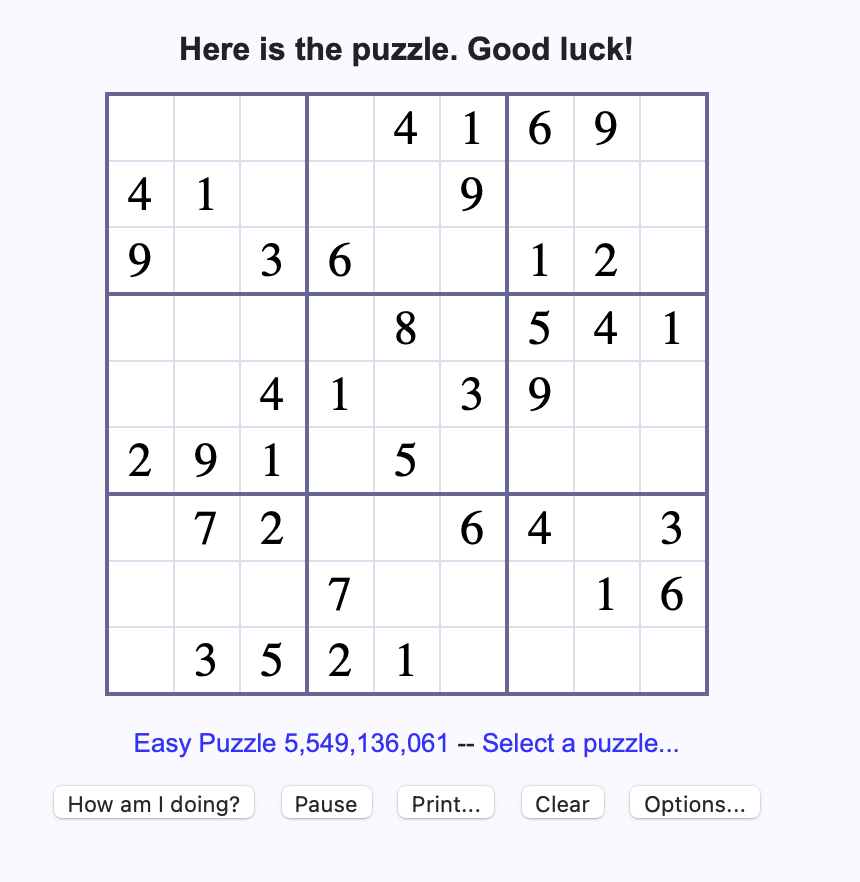
#> input picture webSudoku.png, 860 x 882 px
$ python textDetector.py
#> lines starting #> are read from the running program, lines starting #| are printed output that depends on the picture; after the words box and inside, x2 and y2 are one past the last pixel; in counts of white or black regions, pixels touching at a corner belong together
# Credit
# https://opencv-python-tutroals.readthedocs.io/en/latest/py_tutorials/py_imgproc/py_thresholding/py_thresholding.html
# https://aakashjhawar.medium.com/sudoku-solver-using-opencv-and-dl-part-1-490f08701179
# https://becominghuman.ai/sudoku-and-cell-extraction-sudokuai-opencv-38b603066066

import pytesseract
import cv2
# import sw
import operator
import numpy as np
import sys


# Display Image
def displayImg(img):
    cv2.imshow("sudoku", img)
    cv2.waitKey(0)


# Preprocessing
def preproc(img):
    img = cv2.GaussianBlur(img, (3, 3), 0)
    # first param is histogram which we don't need
    _, img = cv2.threshold(img, 0, 255,
                           cv2.THRESH_BINARY_INV+cv2.THRESH_OTSU)
    return img


def distance(p1, p2):
    a = p2[0]-p1[0]
    b = p2[1]-p1[1]
    return np.sqrt((a**2)+(b**2))


def warp(img, returnImg):
    # Find largest contour which would be the puzzle
    contours, h = cv2.findContours(
            img.copy(), cv2.RETR_EXTERNAL, cv2.CHAIN_APPROX_SIMPLE)
    contours = sorted(contours, key=cv2.contourArea, reverse=True)
    if len(contours) == 0:
        print("no countour found exiting...")
        sys.exit(1)
    polygon = contours[0]

    # key=operator.itemgetter(index) compares
    # the VALUE of the minimum NOT index
    # without itemgetter the index given by enum would be compared
    # Enum is only used to get the index to each var
    bRight, _ = max(enumerate([pt[0][0] + pt[0][1] for pt in polygon]),
                    key=operator.itemgetter(1))
    bLeft, _ = min(enumerate([pt[0][0] - pt[0][1] for pt in polygon]),
                   key=operator.itemgetter(1))
    tRight, _ = max(enumerate([pt[0][0] - pt[0][1] for pt in polygon]),
                    key=operator.itemgetter(1))
    tLeft, _ = min(enumerate([pt[0][0] + pt[0][1] for pt in polygon]),
                   key=operator.itemgetter(1))

    corners = [polygon[tLeft][0],
               polygon[tRight][0],
               polygon[bRight][0],
               polygon[bLeft][0]]

    src = np.array([corners[0],
                    corners[1],
                    corners[2],
                    corners[3]],
                   dtype='float32')

    side = max([distance(corners[0], corners[1]),
                distance(corners[1], corners[2]),
                distance(corners[2], corners[3]),
                distance(corners[3], corners[0])])

    dst = np.array([[0, 0],
                    [side - 1, 0],
                    [side - 1, side - 1],
                    [0, side - 1]],
                   dtype='float32')

    m = cv2.getPerspectiveTransform(src, dst)
    returnImg = cv2.warpPerspective(returnImg, m, (int(side), int(side)))
    return returnImg

def combine_images(img):
    # split the image into 81 squares
    hI, wI = img.shape
    hEdge = hI//9
    wEdge = wI//9

    # check CREDIT for info
    grid = []
    for i in range(hEdge, hI + 1, hEdge):
        for j in range(wEdge, wI + 1, wEdge):
            rows = img[i-hEdge:i]
            grid.append([rows[k][j - wEdge:j]
                        for k in range(len(rows))])

    finalG = []
    for i in range(0, len(grid) - 8, 9):
        finalG.append(grid[i:i+9])

    for i in range(9):
        for j in range(9):
            section = np.array(finalG[i][j])
            hSec, wSec = section.shape
            tolerance = min(hSec, wSec)//6
            section = section[tolerance:hSec-tolerance,
                              tolerance:wSec-tolerance]
            section = cv2.copyMakeBorder(section, tolerance, tolerance,
                    tolerance, tolerance, cv2.BORDER_CONSTANT, value=0)
            # Inverts and blurs image once again
            # Saves back to finalG
            section = preproc(section)
            finalG[i][j] = section
    return cv2.vconcat([cv2.hconcat(np.array(imgsH)) for imgsH in finalG])


def extractNums(img):

    matrix = np.zeros((9, 9))
    numInOrder = []

    cong = r'--psm 6 outputbase digits'
    boxes = pytesseract.image_to_boxes(img, config=cong)
    hI, wI = img.shape
    for box in boxes.splitlines():
        box = box.split(' ')
        numInOrder.append((int(box[1]), int(box[2])))
        x, y, w, h = int(box[1]), int(box[2]), int(box[3]), int(box[4])
        cv2.rectangle(img, (x, hI-y), (w, hI-h), (0, 0, 0), 1)
# [6 lines of commented-out code are left out]
    print(numInOrder)


# Import Image 0 means grayscale
# change image and see it fail with low res pictures!
img = cv2.imread('webSudoku.png', 0)
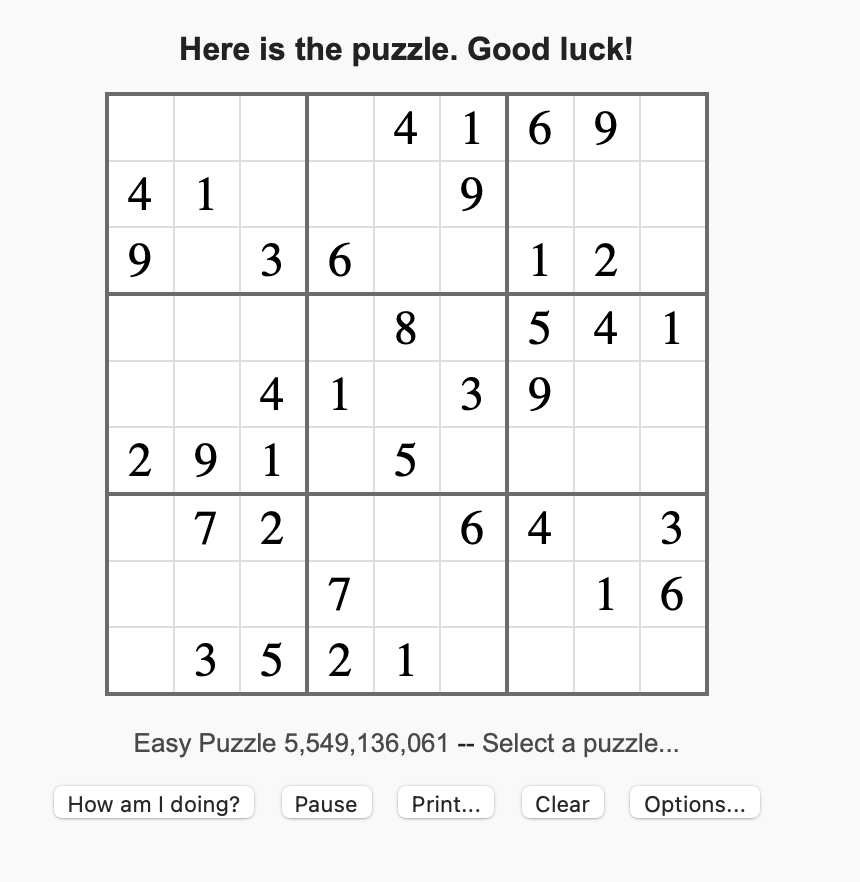
#> img: shape (882, 860); min 0, max 255, mean 242.1
# displayImg(img)

# manipulate image
img = preproc(img)
#> in preproc, `_, img = cv2.threshold(img, 0, 255, cv2.THRESH_BINARY_INV+cv2.THRESH_O..`:
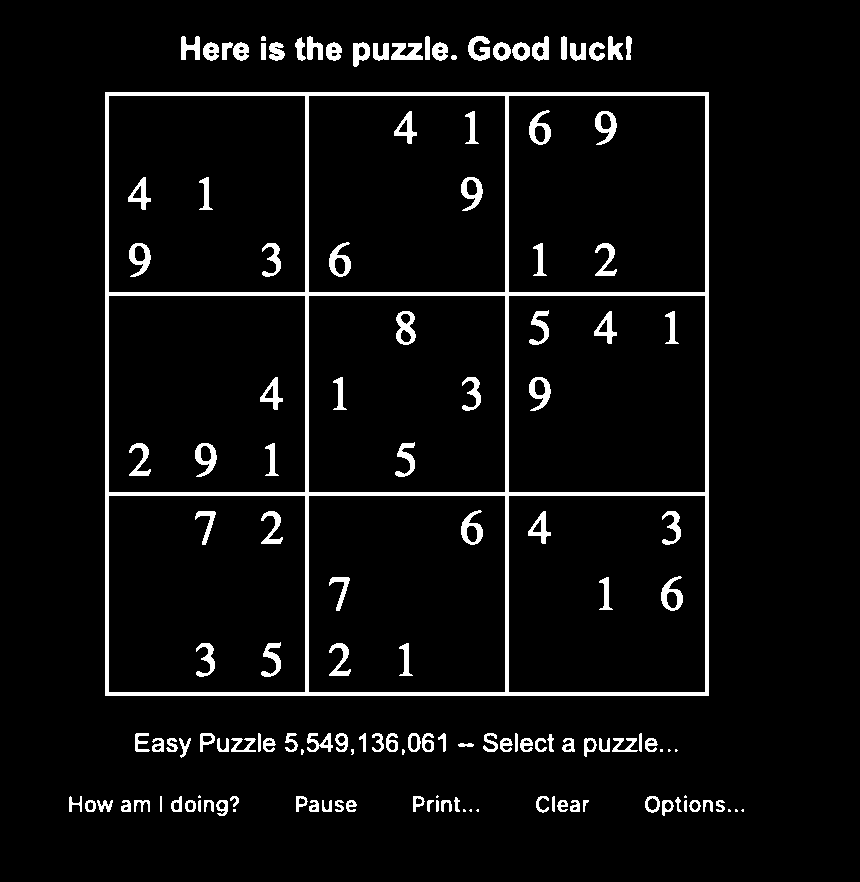
#> img: shape (882, 860); 5.3% white; 143 white regions (16 under 20 px)
# displayImg(img)

img = warp(img, img)
#> in warp, `contours, h = cv2.findContours( img.copy(), cv2.RETR_EXTERNAL, cv2.CHA..`: contours = 107 contours, 19 with area under 20; largest, box (x1, y1, x2, y2) and area: (105, 92, 709, 696) 363609, (391, 43, 423, 60) 314, (353, 42, 370, 67) 281, (532, 36, 549, 61) 274, (468, 36, 490, 61) 274; h = 107 rows, first 6: [1, -1, -1, -1], [2, 0, -1, -1], [3, 1, -1, -1], [4, 2, -1, -1], [5, 3, -1, -1], [6, 4, -1, -1]
#> in warp, `polygon = contours[0]`: polygon = [[105, 92], [105, 695], [708, 695], [708, 92]]
#> in warp, `bRight, _ = max(enumerate([pt[0][0] + pt[0][1] for pt in polygon]), ke..`: bRight = 2
#> in warp, `bLeft, _ = min(enumerate([pt[0][0] - pt[0][1] for pt in polygon]), key..`: bLeft = 1
#> in warp, `tRight, _ = max(enumerate([pt[0][0] - pt[0][1] for pt in polygon]), ke..`: tRight = 3
#> in warp, `tLeft, _ = min(enumerate([pt[0][0] + pt[0][1] for pt in polygon]), key..`: tLeft = 0
#> in warp, `corners = [polygon[tLeft][0], polygon[tRight][0], polygon[bRight][0], ..`: corners = [[105, 92], [708, 92], [708, 695], [105, 695]]
#> in distance, `a = p2[0]-p1[0]`: a = 603
#> in distance, `b = p2[1]-p1[1]`: b = 0
#> in warp, `side = max([distance(corners[0], corners[1]), distance(corners[1], cor..`: side = 603
#> in warp, `dst = np.array([[0, 0], [side - 1, 0], [side - 1, side - 1], [0, side ..`: dst = [[0, 0], [602, 0], [602, 602], [0, 602]]
#> in warp, `m = cv2.getPerspectiveTransform(src, dst)`: m = [[0.998, 2.81e-17, -104.8], [0, 0.998, -91.85], [-7.83e-20, 0, 1]]
#> in warp, `returnImg = cv2.warpPerspective(returnImg, m, (int(side), int(side)))`:
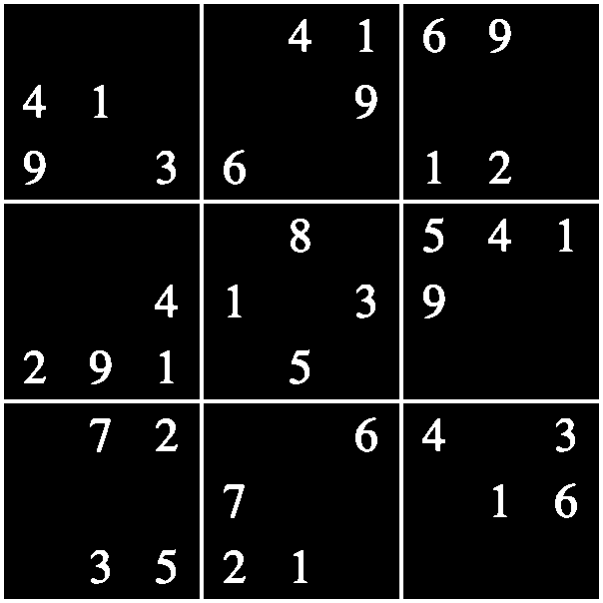
#> returnImg: shape (603, 603); min 0, max 255, mean 20.6
# displayImg(img)
img = combine_images(img)
#> after the loop in combine_images, `for i in range(hEdge, hI + 1, hEdge):`: grid = 81 items
#> the loop in combine_images, `for i in range(0, len(grid) - 8, 9):` made 9 passes
#> i on passes 2 to 9: 9, 18, 27, 36, 45, 54, 63, 72
#> after the loop in combine_images, `for i in range(0, len(grid) - 8, 9):`: finalG = 9 items
#> in combine_images, `return cv2.vconcat([cv2.hconcat(np.array(imgsH)) for imgsH in finalG])`:
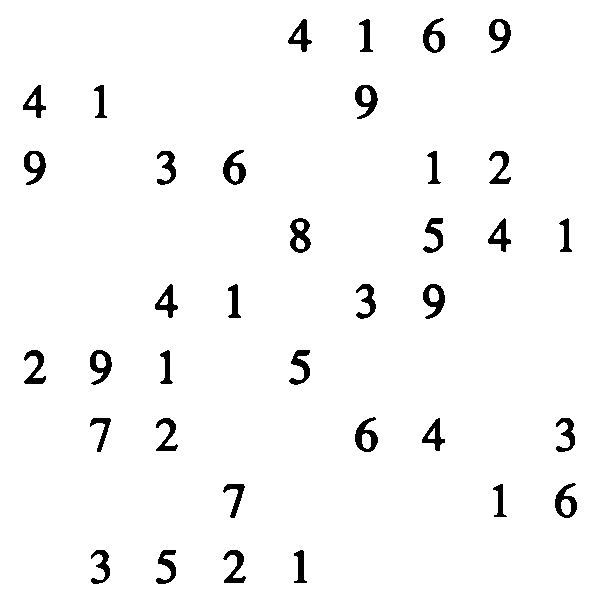
#> returned value: shape (603, 603); 96.9% white; 36 black regions, largest, box (x1, y1, x2, y2) and area: (290, 218, 311, 253) 417, (223, 150, 246, 185) 393, (355, 417, 378, 452) 392
extractNums(img)
#> (the call stopped at in extractNums, `boxes = pytesseract.image_to_boxes(img, config=cong)`: pytesseract is not available in this run)
displayImg(img)
